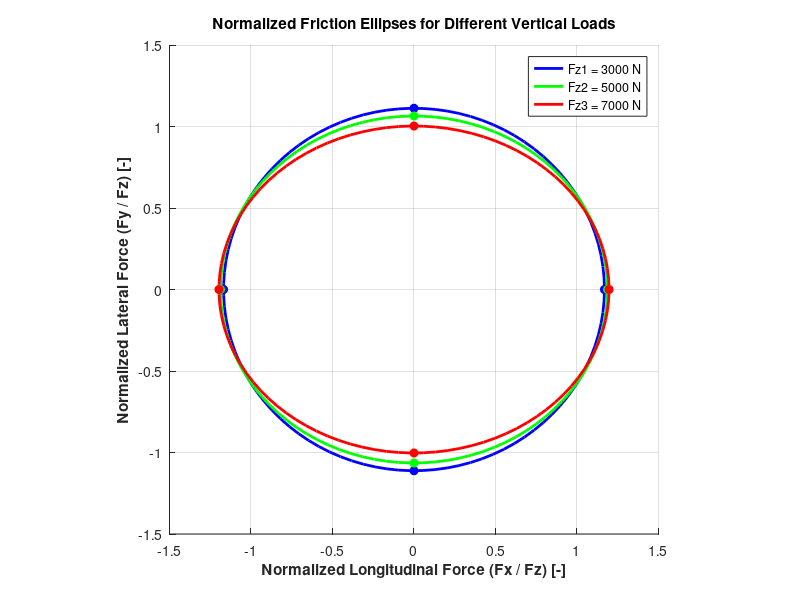
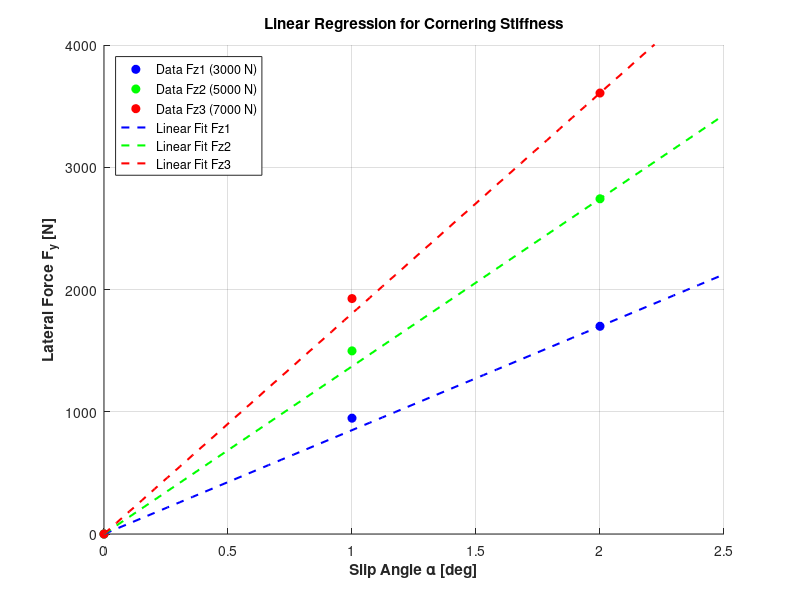
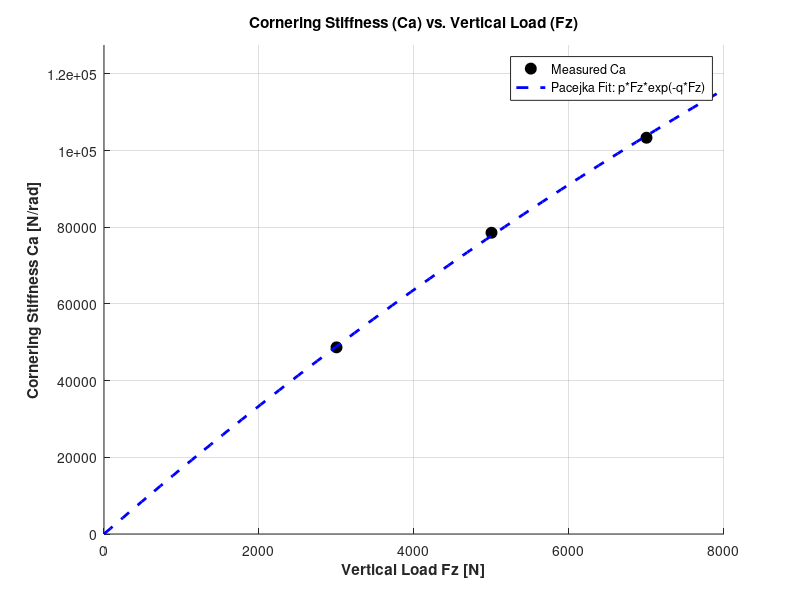
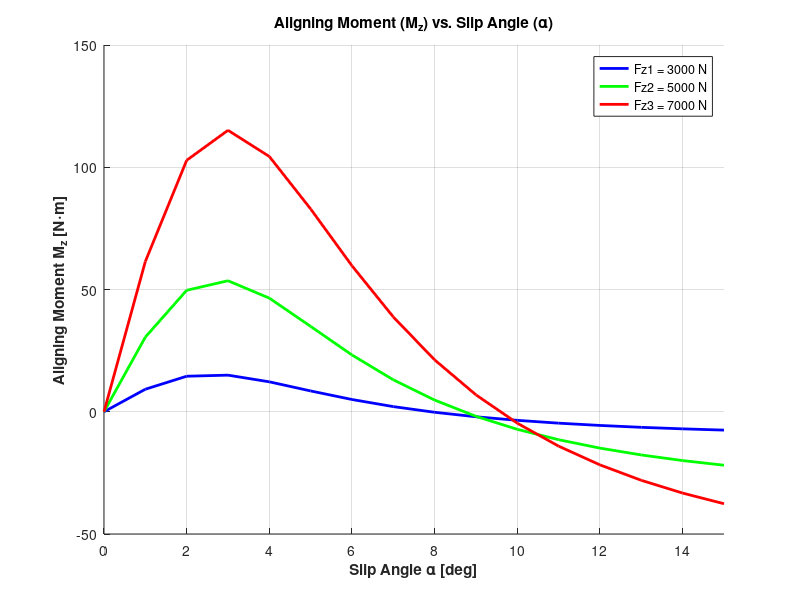

Recreate these plots in MATLAB, in order. (Note: this script raises an error after producing the figures.)
% MKT4834 - HW3: Tire Modeling

% --- 1. Raw Tire Data Definition --- %

% VERTICAL LOADS [N]
Fz1 = 3000;  
Fz2 = 5000;  
Fz3 = 7000;  
% LONGITUDINAL FORCE DATA (Fx vs slip ratio 's')
% Slip ratio (s) 
s_Fx = [-1, -0.9, -0.8, -0.7, -0.6, -0.5, -0.4, -0.3, -0.2, -0.1, -0.06, -0.04, -0.03, -0.02, -0.01, 0, 0.01, 0.02, 0.03, 0.04, 0.06, 0.1, 0.2, 0.3, 0.4, 0.5, 0.6, 0.7, 0.8, 0.9, 1];
% Fx values 
Fx_3000 = [-2836.87, -2878.21, -2928.14, -2989.40, -3065.79, -3162.28, -3283.66, -3424.53, -3505.35, -2974.00, -2167.04, -1554.50, -1198.34, -815.24, -412.72, 0, 412.72, 815.24, 1198.34, 1554.50, 2167.04, 2974.00, 3505.35, 3424.53, 3283.66, 3162.28, 3065.79, 2989.40, 2928.14, 2878.21, 2836.87];
Fx_5000 = [-4879.09, -4947.88, -5029.26, -5126.68, -5244.73, -5389.09, -5565.14, -5769.16, -5936.04, -5520.29, -4486.02, -3443.27, -2739.01, -1912.14, -984.74, 0, 984.74, 1912.14, 2739.01, 3443.27, 4486.02, 5520.29, 5936.04, 5769.16, 5565.14, 5389.09, 5244.73, 5126.68, 5029.26, 4947.88, 4879.09];
Fx_7000 = [-6895.29, -6986.58, -7094.18, -7222.55, -7377.69, -7567.47, -7801.03, -8083.11, -8376.89, -8263.30, -7354.70, -6103.59, -5076.60, -3695.62, -1962.85, 0, 1962.85, 3695.62, 5076.60, 6103.59, 7354.70, 8263.30, 8376.89, 8083.11, 7801.03, 7567.47, 7377.69, 7222.55, 7094.18, 6986.58, 6895.29];
% LATERAL FORCE DATA (Fy vs slip angle 'alpha')
% Slip angle
alpha_Fy = [15, 14, 13, 12, 11, 10, 9, 8, 7, 6, 5, 4, 3, 2, 1, 0, -1, -2, -3, -4, -5, -6, -7, -8, -9, -10, -11, -12, -13, -14, -15];
% Fy values
Fy_3000 = [3335.17, 3322.18, 3305.76, 3284.93, 3258.36, 3224.20, 3179.78, 3121.18, 3042.40, 2933.94, 2780.25, 2555.25, 2215.86, 1698.99, 947.39, 0, -947.39, -1698.99, -2215.86, -2555.25, -2780.25, -2933.94, -3042.40, -3121.18, -3179.78, -3224.20, -3258.36, -3284.93, -3305.76, -3322.18, -3335.17];
Fy_5000 = [5321.36, 5318.87, 5312.93, 5302.03, 5283.93, 5255.27, 5210.95, 5143.03, 5038.94, 4878.61, 4629.80, 4241.92, 3641.46, 2742.22, 1497.99, 0, -1497.99, -2742.22, -3641.46, -4241.92, -4629.80, -4878.61, -5038.94, -5143.03, -5210.95, -5255.27, -5283.93, -5302.03, -5312.93, -5318.87, -5321.36];
Fy_7000 = [7009.17, 7015.88, 7020.23, 7020.66, 7014.64, 6998.11, 6964.38, 6902.29, 6792.92, 6604.21, 6282.80, 5745.74, 4884.40, 3607.18, 1925.80, 0, -1925.80, -3607.18, -4884.40, -5745.74, -6282.80, -6604.21, -6792.92, -6902.29, -6964.38, -6998.11, -7014.64, -7020.66, -7020.23, -7015.88, -7009.17];
% ALIGNING TORQUE DATA (Mz vs slip angle 'alpha')
% Slip angle (PDF'te -15'ten 15'e gidiyor)
alpha_Mz = [-15, -14, -13, -12, -11, -10, -9, -8, -7, -6, -5, -4, -3, -2, -1, 0, 1, 2, 3, 4, 5, 6, 7, 8, 9, 10, 11, 12, 13, 14, 15];
% Mz values
Mz_3000 = [7.51, 6.99, 6.37, 5.60, 4.67, 3.51, 2.05, 0.22, -2.10, -5.01, -8.51, -12.24, -14.97, -14.53, -9.21, 0, 9.21, 14.53, 14.97, 12.24, 8.51, 5.01, 2.10, -0.22, -2.05, -3.51, -4.67, -5.60, -6.37, -6.99, -7.51];
Mz_5000 = [21.87, 19.97, 17.67, 14.88, 11.44, 7.19, 1.88, -4.77, -13.06, -23.21, -34.91, -46.47, -53.58, -49.68, -30.52, 0, 30.52, 49.68, 53.58, 46.47, 34.91, 23.21, 13.06, 4.77, -1.88, -7.19, -11.44, -14.88, -17.67, -19.97, -21.87];
Mz_7000 = [37.62, 33.27, 28.05, 21.74, 14.08, 4.68, -6.90, -21.21, -38.76, -59.69, -82.93, -104.40, -115.12, -102.84, -61.45, 0, 61.45, 102.84, 115.12, 104.40, 82.93, 59.69, 38.76, 21.21, 6.90, -4.68, -14.08, -21.74, -28.05, -33.27, -37.62];

% --- 2. Friction Ellipse Analysis --- % 

% Find Peak Forces
Fx_peak_1 = max(Fx_3000); Fy_peak_1 = max(Fy_3000);
Fx_peak_2 = max(Fx_5000); Fy_peak_2 = max(Fy_5000);
Fx_peak_3 = max(Fx_7000); Fy_peak_3 = max(Fy_7000);
% 2. Normalize Forces
mu_x_1 = Fx_peak_1 / Fz1; mu_y_1 = Fy_peak_1 / Fz1;
mu_x_2 = Fx_peak_2 / Fz2; mu_y_2 = Fy_peak_2 / Fz2;
mu_x_3 = Fx_peak_3 / Fz3; mu_y_3 = Fy_peak_3 / Fz3;
% 3. Generate Ellipse Points
theta = linspace(0, 2*pi, 100);                % Angle vector from 0 to 360 degrees
% Ellipses are calculated using the formulas x = a*cos(theta), y = b*sin(theta)
x_ell_1 = mu_x_1 * cos(theta); y_ell_1 = mu_y_1 * sin(theta);
x_ell_2 = mu_x_2 * cos(theta); y_ell_2 = mu_y_2 * sin(theta);
x_ell_3 = mu_x_3 * cos(theta); y_ell_3 = mu_y_3 * sin(theta);
% 4. Plotting
figure('Name', 'Q1: Friction Ellipses', 'Color', 'w');      % window settings
hold on; grid on;
% Drawing ellipses
plot(x_ell_1, y_ell_1, 'b-', 'LineWidth', 2, 'DisplayName', 'Fz1 = 3000 N');
plot(x_ell_2, y_ell_2, 'g-', 'LineWidth', 2, 'DisplayName', 'Fz2 = 5000 N');
plot(x_ell_3, y_ell_3, 'r-', 'LineWidth', 2, 'DisplayName', 'Fz3 = 7000 N');
% Pure slip points marking
% Fz1 Points
plot([mu_x_1, -mu_x_1], [0, 0], 'bo', 'MarkerFaceColor', 'b', 'HandleVisibility', 'off');
plot([0, 0], [mu_y_1, -mu_y_1], 'bo', 'MarkerFaceColor', 'b', 'HandleVisibility', 'off');
% Fz2 Points
plot([mu_x_2, -mu_x_2], [0, 0], 'go', 'MarkerFaceColor', 'g', 'HandleVisibility', 'off');
plot([0, 0], [mu_y_2, -mu_y_2], 'go', 'MarkerFaceColor', 'g', 'HandleVisibility', 'off');
% Fz3 Points
plot([mu_x_3, -mu_x_3], [0, 0], 'ro', 'MarkerFaceColor', 'r', 'HandleVisibility', 'off');
plot([0, 0], [mu_y_3, -mu_y_3], 'ro', 'MarkerFaceColor', 'r', 'HandleVisibility', 'off');
% Graphics Settings
title('Normalized Friction Ellipses for Different Vertical Loads', 'FontWeight', 'bold');
xlabel('Normalized Longitudinal Force (Fx / Fz) [-]', 'FontWeight', 'bold');
ylabel('Normalized Lateral Force (Fy / Fz) [-]', 'FontWeight', 'bold');
legend('Location', 'best');
axis equal;                          % We align the axes to prevent the ellipses from losing their shape.
xlim([-1.5 1.5]); ylim([-1.5 1.5]);

% --- 3. Cornering Stiffness & Pneumatic Trail --- % 

% Cornering Stiffness (Ca) Determination
alpha_lin = [0, 1, 2];               % Data for linear regression (alpha <= 2 degrees)
Fy_lin_1 = [0, 947.39, 1698.99];
Fy_lin_2 = [0, 1497.99, 2742.22];
Fy_lin_3 = [0, 1925.80, 3607.18];
% Linear regression (polyfit) to find the slope (Ca in N/deg)
p1 = polyfit(alpha_lin, Fy_lin_1, 1); Ca1_deg = p1(1);
p2 = polyfit(alpha_lin, Fy_lin_2, 1); Ca2_deg = p2(1);
p3 = polyfit(alpha_lin, Fy_lin_3, 1); Ca3_deg = p3(1);
% Convert Ca from N/deg to N/rad (1 rad = 180/pi deg)
Ca1_rad = Ca1_deg * (180/pi);
Ca2_rad = Ca2_deg * (180/pi);
Ca3_rad = Ca3_deg * (180/pi);
% Printing the calculated angle and radian values to the screen.
fprintf('\n--- Cornering Stiffness (Ca) ---\n');
fprintf('Fz = 3000 N : %.2f N/deg  |  %.2f N/rad\n', Ca1_deg, Ca1_rad);
fprintf('Fz = 5000 N : %.2f N/deg  |  %.2f N/rad\n', Ca2_deg, Ca2_rad);
fprintf('Fz = 7000 N : %.2f N/deg  |  %.2f N/rad\n', Ca3_deg, Ca3_rad);
% Linear Regression plot
% Window settings
figure('Name', 'Q2a: Linear Regression for Cornering Stiffness', 'Color', 'w');
hold on; grid on;
% Plotting 
plot(alpha_lin, Fy_lin_1, 'bo', 'MarkerFaceColor', 'b', 'MarkerSize', 6, 'DisplayName', 'Data Fz1 (3000 N)');
plot(alpha_lin, Fy_lin_2, 'go', 'MarkerFaceColor', 'g', 'MarkerSize', 6, 'DisplayName', 'Data Fz2 (5000 N)');
plot(alpha_lin, Fy_lin_3, 'ro', 'MarkerFaceColor', 'r', 'MarkerSize', 6, 'DisplayName', 'Data Fz3 (7000 N)');
% linear lines (y = m*x)
alpha_plot_lin = linspace(0, 2.5, 50);
% Plotting 
plot(alpha_plot_lin, Ca1_deg * alpha_plot_lin, 'b--', 'LineWidth', 1.5, 'DisplayName', 'Linear Fit Fz1');
plot(alpha_plot_lin, Ca2_deg * alpha_plot_lin, 'g--', 'LineWidth', 1.5, 'DisplayName', 'Linear Fit Fz2');
plot(alpha_plot_lin, Ca3_deg * alpha_plot_lin, 'r--', 'LineWidth', 1.5, 'DisplayName', 'Linear Fit Fz3');
% Graphics Settings 
title('Linear Regression for Cornering Stiffness', 'FontWeight', 'bold');
xlabel('Slip Angle \alpha [deg]', 'FontWeight', 'bold');
ylabel('Lateral Force F_y [N]', 'FontWeight', 'bold');
legend('Location', 'northwest');
xlim([0 2.5]); ylim([0 4000]);
% Fit Pacejka Exponential Model: Ca = p * Fz * exp(-q * Fz)
Fz_vec = [Fz1, Fz2, Fz3];
Ca_rad_vec = [Ca1_rad, Ca2_rad, Ca3_rad];
y_fit = log(Ca_rad_vec ./ Fz_vec);     % Linearization for curve fitting: log(Ca / Fz) = log(p) - q * Fz
p_fit = polyfit(Fz_vec, y_fit, 1);
q_opt = -p_fit(1);
p_opt = exp(p_fit(2));
% Window settings of Ca vs Fz
figure('Name', 'Q2b: Cornering Stiffness vs Vertical Load', 'Color', 'w');
hold on; grid on;
% plotting Ca vs Fz 
plot(Fz_vec, Ca_rad_vec, 'ko', 'MarkerSize', 8, 'MarkerFaceColor', 'k', 'DisplayName', 'Measured Ca');
% Smooth curve for the fit
Fz_plot = linspace(0, 8000, 100);
Ca_fit = p_opt .* Fz_plot .* exp(-q_opt .* Fz_plot);
plot(Fz_plot, Ca_fit, 'b--', 'LineWidth', 2, 'DisplayName', 'Pacejka Fit: p*Fz*exp(-q*Fz)');
% Graphics Settings
title('Cornering Stiffness (Ca) vs. Vertical Load (Fz)', 'FontWeight', 'bold');
xlabel('Vertical Load Fz [N]', 'FontWeight', 'bold');
ylabel('Cornering Stiffness Ca [N/rad]', 'FontWeight', 'bold');
legend('Location', 'best');
xlim([0 8000]); ylim([0 max(Ca_fit)*1.1]);

% --- 4. Self-Aligning Moment and Pneumatic Trail --- % 

% Aligning Moment vs Slip Angle
% Window settings
figure('Name', 'Q3a: Aligning Moment vs Slip Angle', 'Color', 'w');
hold on; grid on;
% Plotting
idx_mz_pos = (alpha_Mz >= 0);               % positive part
plot(alpha_Mz(idx_mz_pos), Mz_3000(idx_mz_pos), 'b-', 'LineWidth', 2, 'DisplayName', 'Fz1 = 3000 N');
plot(alpha_Mz(idx_mz_pos), Mz_5000(idx_mz_pos), 'g-', 'LineWidth', 2, 'DisplayName', 'Fz2 = 5000 N');
plot(alpha_Mz(idx_mz_pos), Mz_7000(idx_mz_pos), 'r-', 'LineWidth', 2, 'DisplayName', 'Fz3 = 7000 N');
% Graphics Settings
title('Aligning Moment (M_z) vs. Slip Angle (\alpha)', 'FontWeight', 'bold');
xlabel('Slip Angle \alpha [deg]', 'FontWeight', 'bold');
ylabel('Aligning Moment M_z [N\cdotm]', 'FontWeight', 'bold');
legend('Location', 'best');
xlim([0 15]);
% Pneumatic Trail (t) Calculation & Plot
alpha_pos = 1:15; % Use strictly positive angles (1 to 15 deg) to avoid division by zero
% Use interp1 to match arrays perfectly and avoid index mismatch errors
Fy_pos_1 = interp1(alpha_Fy, Fy_3000, alpha_pos);
Fy_pos_2 = interp1(alpha_Fy, Fy_5000, alpha_pos);
Fy_pos_3 = interp1(alpha_Fy, Fy_7000, alpha_pos);
Mz_pos_1 = interp1(alpha_Mz, Mz_3000, alpha_pos);
Mz_pos_2 = interp1(alpha_Mz, Mz_5000, alpha_pos);
Mz_pos_3 = interp1(alpha_Mz, Mz_7000, alpha_pos);
% Calculate pneumatic trail: t = Mz / Fy 
t_1 = Mz_pos_1 ./ Fy_pos_1;
t_2 = Mz_pos_2 ./ Fy_pos_2;
t_3 = Mz_pos_3 ./ Fy_pos_3;
% Window settings
figure('Name', 'Q3b: Pneumatic Trail', 'Color', 'w');
hold on; grid on;
% Plotting 
plot(alpha_pos, t_1, 'b-o', 'LineWidth', 1.5, 'DisplayName', 'Fz1 = 3000 N');
plot(alpha_pos, t_2, 'g-o', 'LineWidth', 1.5, 'DisplayName', 'Fz2 = 5000 N');
plot(alpha_pos, t_3, 'r-o', 'LineWidth', 1.5, 'DisplayName', 'Fz3 = 7000 N');
yline(0, 'k--', 'HandleVisibility', 'off');    % Plot a zero line to easily spot the zero-crossing
% Graphics Settings
title('Pneumatic Trail (t) vs. Slip Angle (\alpha)', 'FontWeight', 'bold');
xlabel('Slip Angle \alpha [deg]', 'FontWeight', 'bold');
ylabel('Pneumatic Trail t [m]', 'FontWeight', 'bold');
legend('Location', 'best');
% Printing command window
fprintf('\n--- Nominal Pneumatic Trail (t) at alpha = 1 deg ---\n');
fprintf('Fz1 (3000 N) : %.4f m\n', t_1(1));
fprintf('Fz2 (5000 N) : %.4f m\n', t_2(1));
fprintf('Fz3 (7000 N) : %.4f m\n', t_3(1));

% --- 5. Combined Loading Condition (Friction Ellipse Approximation) --- % 

% Lateral Force at Constant Slip Angle (alpha = 5 deg)
alpha_const = 5;
s_test = [-0.1, 0, 0.1, 0.2];     % given slip rates
% The relevant values are for Fz2 = 5000 N.
Fy_pure_5deg = interp1(alpha_Fy, Fy_5000, alpha_const);    % Fy (alpha=5)
Fx_pure_s = interp1(s_Fx, Fx_5000, s_test);                % Fx's at that moment
Fx_peak_abs = max(abs(Fx_5000));                           % Absolute Fx peak
% Friction ellipse formula combined with Fy calculation
Fy_comb = Fy_pure_5deg .* sqrt(max(0, 1 - (Fx_pure_s ./ Fx_peak_abs).^2));     % The max command prevents the square root from going into the negative.
% Window settings and Plotting
figure('Name', 'Q4a: Combined Slip (Fy vs s)', 'Color', 'w');
plot(s_test, Fy_comb, 'b-o', 'LineWidth', 2, 'MarkerFaceColor', 'b', 'MarkerSize', 6);
grid on;
% Graphics Settings
title('Combined Lateral Force (F_y) vs. Slip Ratio (s) at \alpha = 5^\circ', 'FontWeight', 'bold');
xlabel('Slip Ratio (s) [-]', 'FontWeight', 'bold');
ylabel('Estimated Combined Lateral Force F_{y,comb} [N]', 'FontWeight', 'bold');
ylim([0 5000]); xlim([-0.15 0.25]);
% Longitudinal Force at Constant Slip Ratio (s = 0.1)
s_const = 0.1;
alpha_test = [0, 2, 4, 6];        % given sliding angles
% The relevant values are for Fz2 = 5000 N.
Fx_pure_01 = interp1(s_Fx, Fx_5000, s_const);              % Fx (s=0.1)
Fy_pure_alpha = interp1(alpha_Fy, Fy_5000, alpha_test);    % Fy's at that moment
Fy_peak_abs = max(abs(Fy_5000));                           % Absolute Fy peak
% Fx calculation combined with the friction ellipse formula
Fx_comb = Fx_pure_01 .* sqrt(max(0, 1 - (Fy_pure_alpha ./ Fy_peak_abs).^2));
% Window settings and Plotting
figure('Name', 'Q4b: Combined Slip (Fx vs alpha)', 'Color', 'w');
plot(alpha_test, Fx_comb, 'r-o', 'LineWidth', 2, 'MarkerFaceColor', 'r', 'MarkerSize', 6);
grid on;
% Graphics Settings
title('Combined Longitudinal Force (F_x) vs. Slip Angle (\alpha) at s = 0.1', 'FontWeight', 'bold');
xlabel('Slip Angle \alpha [deg]', 'FontWeight', 'bold');
ylabel('Estimated Combined Longitudinal Force F_{x,comb} [N]', 'FontWeight', 'bold');
ylim([0 6000]); xlim([-1 7]);

% --- 6. Pacejka 'Magic Formula' Parameter Identification --- % 

% Magic Formula Equation (x(1)=B, x(2)=C, x(3)=D, x(4)=E)
MF_eq = @(x, alpha) x(3) .* sin(x(2) .* atan(x(1).*alpha - x(4).*(x(1).*alpha - atan(x(1).*alpha))));
% Optimization Settings
options = optimset('Display', 'off');
lb = [0, 0, 0, -5];                       % (Lower bounds)
ub = [Inf, Inf, Inf, 1];                  % Physical constraint E ≤ 1 during adaptation
% Initial guesses [B, C, D, E]
% D (Peak Factor): This is the peak point of the curve. Therefore, we can consider the highest point of our data as the starting point
% C (Shape Factor): In the literature, this value has been proven to be around 1.3 for lateral forces
% B (Stiffness Factor): The initial slope at the origin is equal to B*C*D.
% And Our gradient was approximately 1500 N/deg so B is approximately 0.2
guess_1 = [0.2, 1.3, max(Fy_3000), 0];
guess_2 = [0.2, 1.3, max(Fy_5000), 0];
guess_3 = [0.2, 1.3, max(Fy_7000), 0];
% Curve Fitting with lsqcurvefit
[par_1, res1] = lsqcurvefit(MF_eq, guess_1, alpha_Fy, Fy_3000, lb, ub, options);
[par_2, res2] = lsqcurvefit(MF_eq, guess_2, alpha_Fy, Fy_5000, lb, ub, options);
[par_3, res3] = lsqcurvefit(MF_eq, guess_3, alpha_Fy, Fy_7000, lb, ub, options);
% Printing the obtained parameters B, C, D, E to the screen
fprintf('\n--- Magic Formula Parameters (B, C, D, E) ---\n');
fprintf('Fz1 (3000 N) -> B=%.4f, C=%.4f, D=%.1f, E=%.4f\n', par_1(1), par_1(2), par_1(3), par_1(4));
fprintf('Fz2 (5000 N) -> B=%.4f, C=%.4f, D=%.1f, E=%.4f\n', par_2(1), par_2(2), par_2(3), par_2(4));
fprintf('Fz3 (7000 N) -> B=%.4f, C=%.4f, D=%.1f, E=%.4f\n', par_3(1), par_3(2), par_3(3), par_3(4));
% RMSE (Root Mean Square Error) and R^2 Calculations
Fy_model_1 = MF_eq(par_1, alpha_Fy);
Fy_model_2 = MF_eq(par_2, alpha_Fy);
Fy_model_3 = MF_eq(par_3, alpha_Fy);
n = length(alpha_Fy);
RMSE_1 = sqrt(sum((Fy_3000 - Fy_model_1).^2)/n);
RMSE_2 = sqrt(sum((Fy_5000 - Fy_model_2).^2)/n);
RMSE_3 = sqrt(sum((Fy_7000 - Fy_model_3).^2)/n);
R2_1 = 1 - sum((Fy_3000 - Fy_model_1).^2) / sum((Fy_3000 - mean(Fy_3000)).^2);
R2_2 = 1 - sum((Fy_5000 - Fy_model_2).^2) / sum((Fy_5000 - mean(Fy_5000)).^2);
R2_3 = 1 - sum((Fy_7000 - Fy_model_3).^2) / sum((Fy_7000 - mean(Fy_7000)).^2);
% Printing the RMSE and R^2
fprintf('\n--- Model Validation (RMSE & R^2) ---\n');
fprintf('Fz1 (3000 N) | RMSE: %6.2f N | R^2: %.4f\n', RMSE_1, R2_1);
fprintf('Fz2 (5000 N) | RMSE: %6.2f N | R^2: %.4f\n', RMSE_2, R2_2);
fprintf('Fz3 (7000 N) | RMSE: %6.2f N | R^2: %.4f\n', RMSE_3, R2_3);
% Window settings and Plotting
alpha_plot = linspace(-16, 16, 200);
figure('Name', 'Q5c: Magic Formula Validation', 'Color', 'w');
hold on; grid on;
% Actual Data Points (Open Circles)
plot(alpha_Fy, Fy_3000, 'bo', 'MarkerFaceColor','w', 'DisplayName', 'Measured Data (3000 N)');
plot(alpha_Fy, Fy_5000, 'go', 'MarkerFaceColor','w', 'DisplayName', 'Measured Data (5000 N)');
plot(alpha_Fy, Fy_7000, 'ro', 'MarkerFaceColor','w', 'DisplayName', 'Measured Data (7000 N)');
% Fitted Magic Formula Solid lines
plot(alpha_plot, MF_eq(par_1, alpha_plot), 'b-', 'LineWidth', 1.5, 'DisplayName', 'Magic Formula (3000 N)');
plot(alpha_plot, MF_eq(par_2, alpha_plot), 'g-', 'LineWidth', 1.5, 'DisplayName', 'Magic Formula (5000 N)');
plot(alpha_plot, MF_eq(par_3, alpha_plot), 'r-', 'LineWidth', 1.5, 'DisplayName', 'Magic Formula (7000 N)');
% Graphic Settings
title('Magic Formula Fit vs. Measured Tire Data', 'FontWeight', 'bold');
xlabel('Slip Angle \alpha [deg]', 'FontWeight', 'bold');
ylabel('Lateral Force F_y [N]', 'FontWeight', 'bold');
legend('Location', 'northwest');
xlim([-16 16]);
% Load-Dependent Parameters (a1 - a8) Regression
Fz_kN = [Fz1, Fz2, Fz3] / 1000;   % Fz loads in kN for standard Pacejka formulation
% a1 and a2 (Regression over friction coefficient mu_y)
% D = mu_y * Fz = (a1 * Fz + a2) * Fz
mu_y_vec = [par_1(3)/Fz1, par_2(3)/Fz2, par_3(3)/Fz3];
p_mu = polyfit(Fz_kN, mu_y_vec, 1);
a1 = p_mu(1);
a2 = p_mu(2);
% a6 and a7 (Regression over curvature factor E)
% E = a6 * Fz + a7
E_vec = [par_1(4), par_2(4), par_3(4)];
p_E = polyfit(Fz_kN, E_vec, 1);
a6 = p_E(1);
a7 = p_E(2);
% a0 (Shape factor C is treated as constant)
a0 = mean([par_1(2), par_2(2), par_3(2)]);
% a3 and a4 (Regression over Cornering Stiffness Ca = B*C*D)
% Ca = a3 * sin(2 * atan(Fz / a4))
Ca_vec = [par_1(1)*par_1(2)*par_1(3), par_2(1)*par_2(2)*par_2(3), par_3(1)*par_3(2)*par_3(3)];
Ca_eq = @(a, Fz) a(1) .* sin(2 .* atan(Fz ./ a(2)));
% a3 (max Ca) and a4 via lsqcurvefit
opt_a = optimset('Display','off');
a_res = lsqcurvefit(Ca_eq, [max(Ca_vec), 5], Fz_kN, Ca_vec, [], [], opt_a);
a3 = a_res(1);
a4 = a_res(2);
% a5 and a8 (Dependent on camber angle, assumed 0)
a5 = 0;
a8 = 0;
% Printing the load-dependent parameters to the screen
fprintf('\n--- Load-Dependent Parameters (a1-a8) ---\n');
fprintf('a0 (C) = %8.4f\n', a0);
fprintf('a1     = %8.4f [1/kN]\n', a1);
fprintf('a2     = %8.4f\n', a2);
fprintf('a3     = %8.4f [N/deg]\n', a3);
fprintf('a4     = %8.4f [kN]\n', a4);
fprintf('a5     = %8.4f (Camber effect - assumed 0)\n', a5);
fprintf('a6     = %8.4f [1/kN]\n', a6);
fprintf('a7     = %8.4f\n', a7);
fprintf('a8     = %8.4f (Camber effect - assumed 0)\n', a8);
